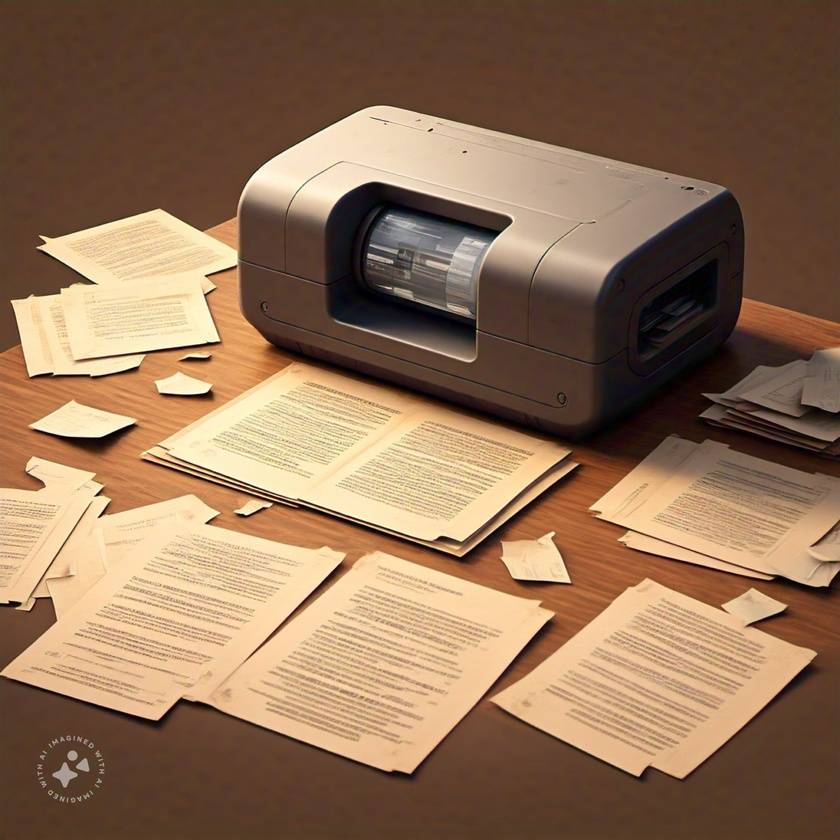
#> input picture images/abcd.jpeg, 840 x 840 px, shrunk from 1280 x 1280 before the run
$ python animated_effects.py
#> lines starting #> are read from the running program, lines starting #| are printed output that depends on the picture; after the words box and inside, x2 and y2 are one past the last pixel; in counts of white or black regions, pixels touching at a corner belong together
#> in create_cartoon_with_speech_bubble, img is the input picture: shape (840, 840, 3); mean B, G, R 85.8, 112.3, 143.8
import cv2
import numpy as np

def cartoonize_image(img, style="cartoon"):
    """Applies different cartoon styles to an image."""
#> called with style = 'cartoon'
    if style == "pencil_sketch":
        gray, sketch = cv2.pencilSketch(img, sigma_s=60, sigma_r=0.07, shade_factor=0.05)
        return sketch
    elif style == "oil_painting":
        return cv2.xphoto.oilPainting(img, 7, 1)
    else:
        gray = cv2.cvtColor(img, cv2.COLOR_BGR2GRAY)
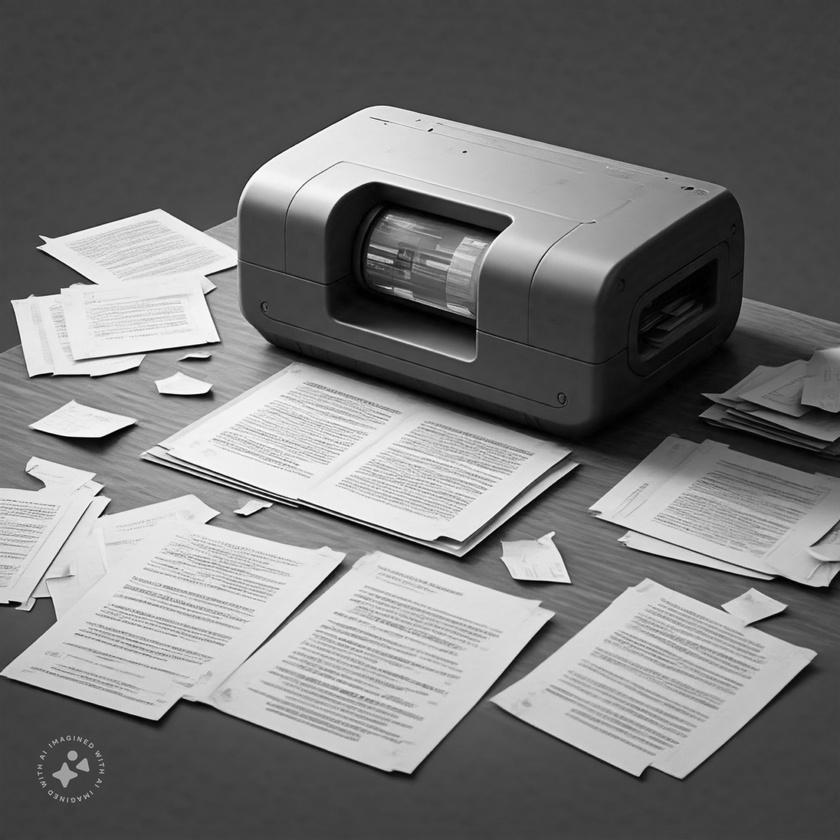
#> gray: shape (840, 840); min 0, max 253, mean 118.7
        blur = cv2.medianBlur(gray, 5)
        edges = cv2.adaptiveThreshold(blur, 255, cv2.ADAPTIVE_THRESH_MEAN_C, cv2.THRESH_BINARY, 9, 9)
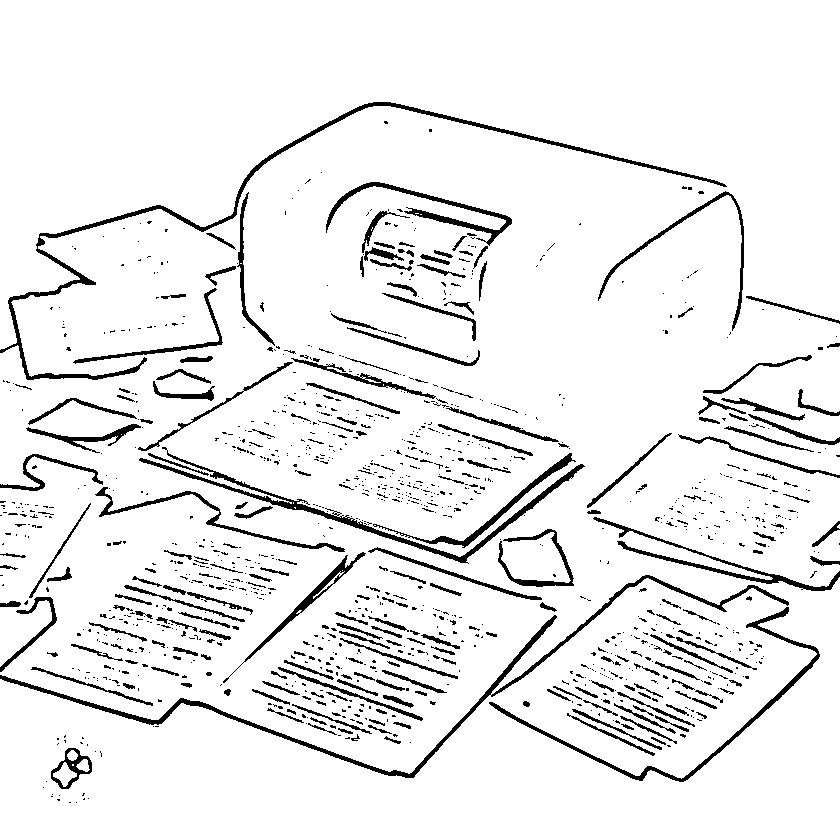
#> edges: shape (840, 840); 92.6% white; 1254 black regions (1009 under 20 px), largest, box (x1, y1, x2, y2) and area: (0, 102, 727, 380) 4408, (0, 575, 789, 778) 4148, (139, 447, 585, 564) 2801
        color = cv2.bilateralFilter(img, 9, 250, 250)
        cartoon = cv2.bitwise_and(color, color, mask=edges)
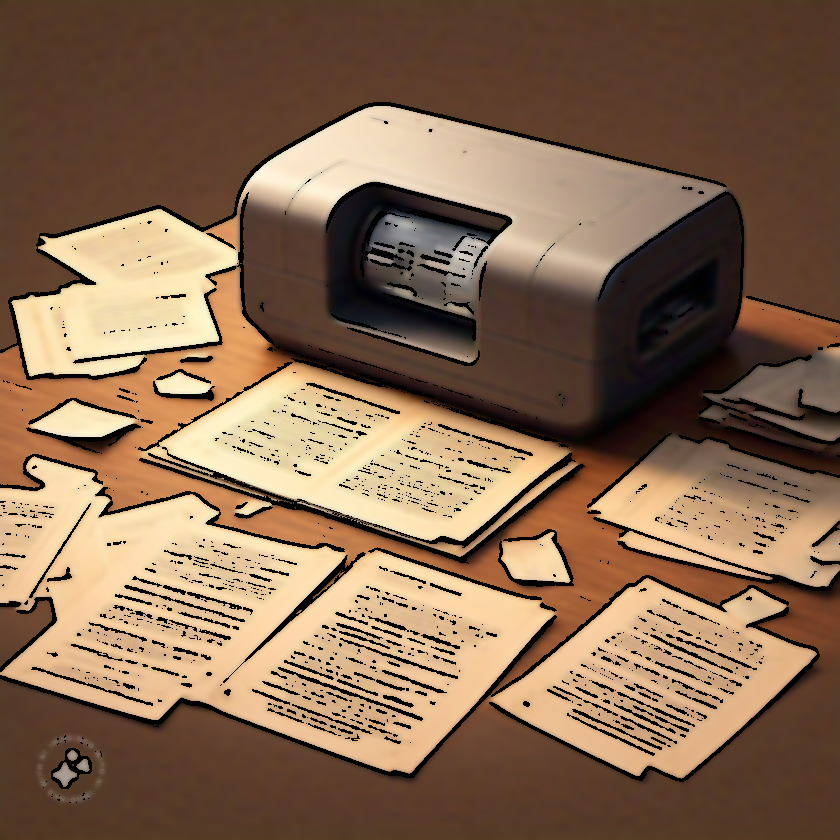
#> cartoon: shape (840, 840, 3); mean B, G, R 80.1, 104.7, 133.8
        return cartoon

def add_speech_bubble(img, text, position=(50, 50), bubble_size=(200, 100)):
    """Adds a speech bubble with text to the image."""
#> called with text = 'I promise change!', position = (50, 50), bubble_size = (200, 100)
    x, y = position
    w, h = bubble_size

    # Draw the speech bubble
    cv2.rectangle(img, (x, y), (x + w, y + h), (255, 255, 255), -1)
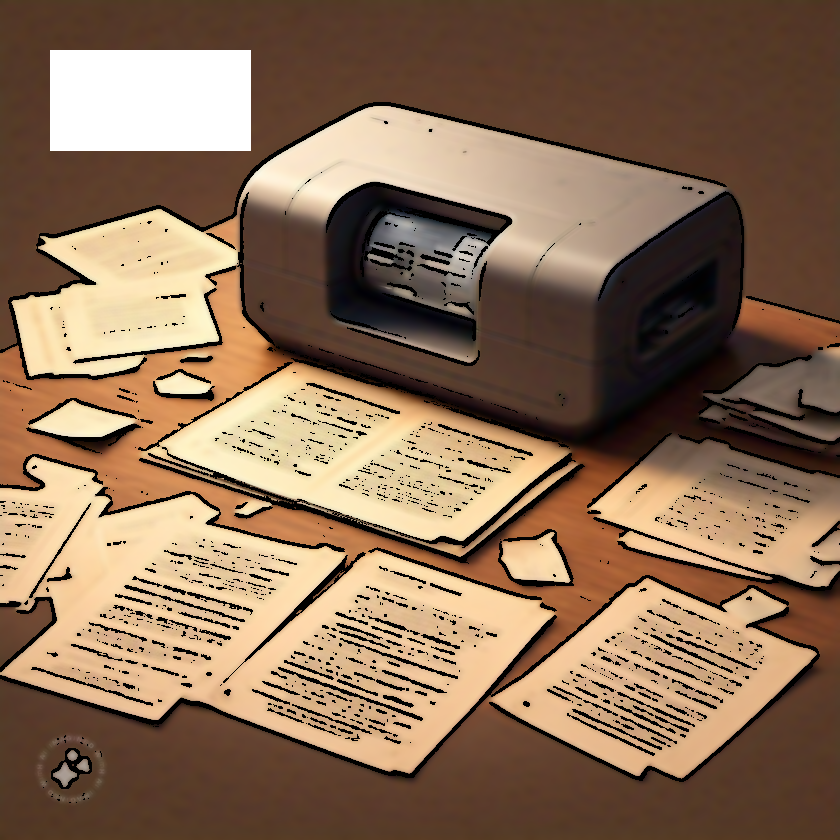
#> img: shape (840, 840, 3); mean B, G, R 86.2, 110.3, 138.5
    cv2.rectangle(img, (x, y), (x + w, y + h), (0, 0, 0), 2)

    # Draw tail
    cv2.line(img, (x + w // 2, y + h), (x + w // 2 + 20, y + h + 30), (0, 0, 0), 2)
#> img: shape (840, 840, 3); mean B, G, R 85.7, 109.8, 138
    cv2.line(img, (x + w // 2 + 20, y + h + 30), (x + w // 2 + 40, y + h), (0, 0, 0), 2)
#> img: shape (840, 840, 3); mean B, G, R 85.7, 109.8, 138

    # Add text
    cv2.putText(img, text, (x + 10, y + 50), cv2.FONT_HERSHEY_SIMPLEX, 0.5, (0, 0, 0), 2)
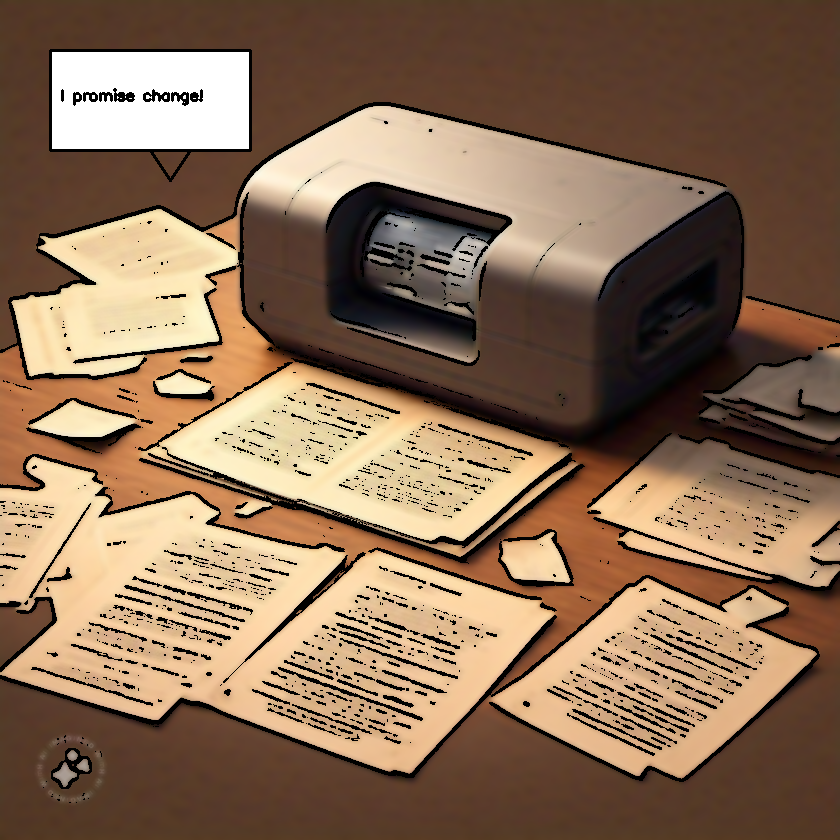
#> img: shape (840, 840, 3); mean B, G, R 85.4, 109.5, 137.6
    return img

def create_cartoon_with_speech_bubble(image_path, text, style="cartoon"):
    """Converts an image into a cartoon, adds a speech bubble, and saves the result."""
    img = cv2.imread(image_path)
    if img is None:
        print("Error: Unable to load image.")
        return

    cartoon = cartoonize_image(img, style)
    cartoon_with_bubble = add_speech_bubble(cartoon, text)

    # cv2.imshow("Cartoon", cartoon_with_bubble)
    cv2.waitKey(0)
    cv2.destroyAllWindows()
    cv2.imwrite("../output/cartoon_output_ai.jpg", cartoon_with_bubble)

# Example usage
create_cartoon_with_speech_bubble("../images/abcd.jpeg", "I promise change!", style="cartoon")
